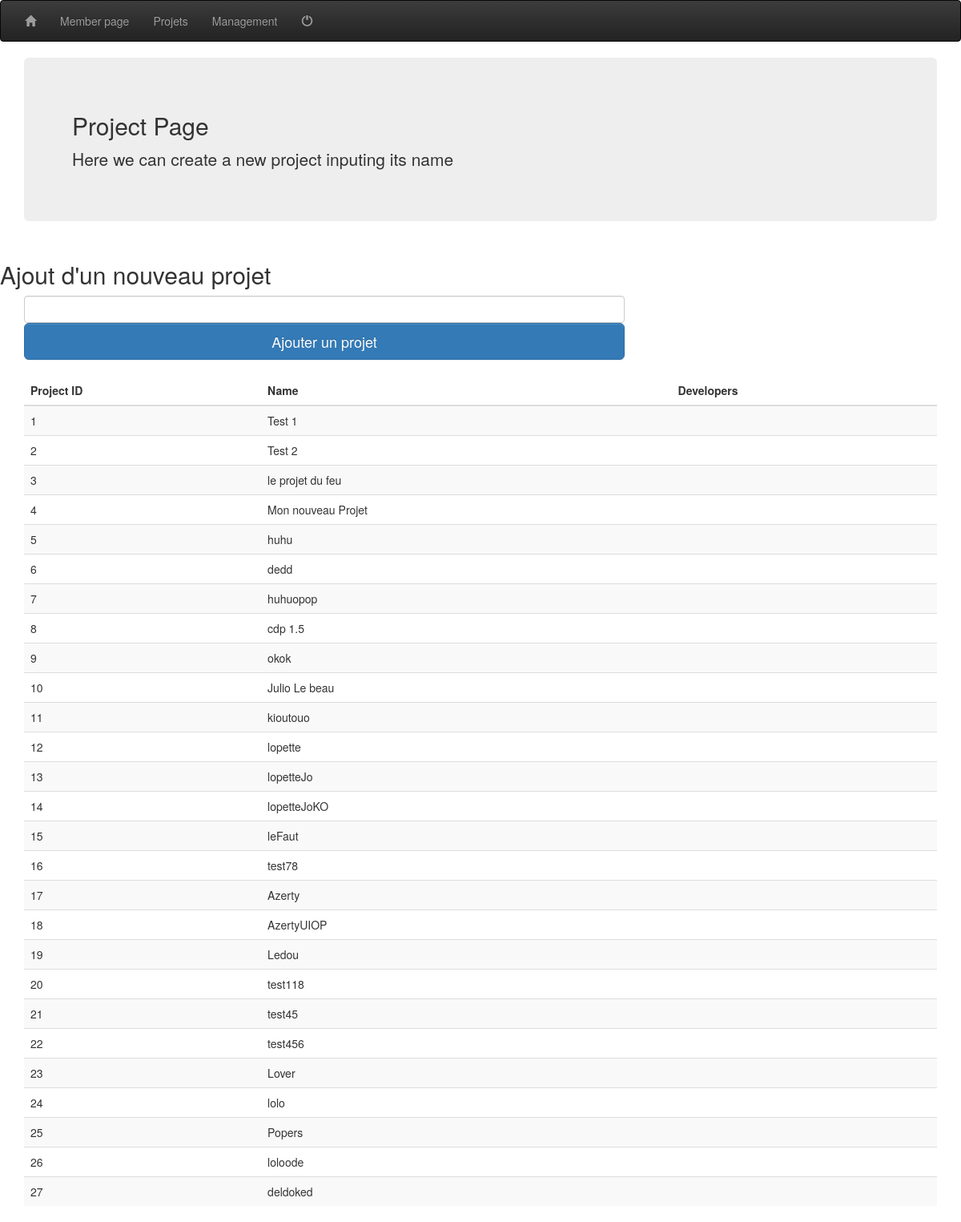
/projectsPage, run on an earlier commit of the app's database.
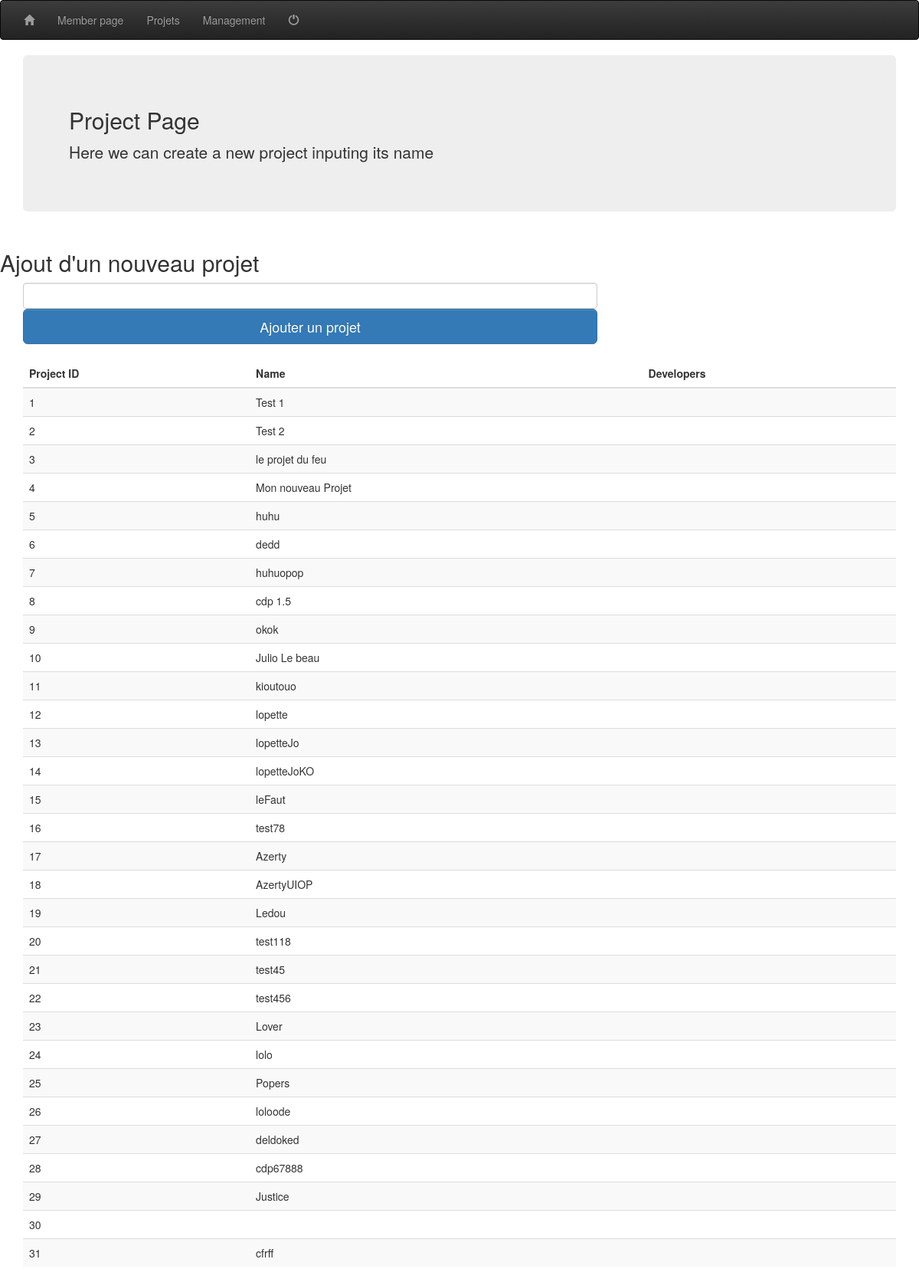
And on a later commit of the database.
### database/database.py (models this page shows, shortened)
class Project(db.Model):
    __tablename__ = 'projects'
    id = db.Column( db.Integer, primary_key=True)
    name = db.Column(db.String(20), nullable=False)
    sprints = db.relationship('Sprint', backref='projects')
    issues = db.relationship('Issue', backref='projects')

### app.py (the view)
    @app.route('/projectsPage')
    def projects_page():
        projects = projectManagement.getProjectWorkspace()
        return render_template_string("""
            {% include "navSimple.html" %}
            {%  block content %}
            {% include "index.html" %}
            {% endblock %}
        """, projectsContent = projects)

### database/projectManagement.py (called while the page is built)
def getProjectWorkspace():
    queryResult =Project.query.all()
    return (queryResult)

### templates/navSimple.html (shortened to what this page needs)
<!DOCTYPE html>
<html>
    <head>
<link rel="stylesheet" href="https://maxcdn.bootstrapcdn.com/bootstrap/3.3.7/css/bootstrap.min.css" defer>
<link rel="stylesheet" href="https://maxcdn.bootstrapcdn.com/bootstrap/3.3.7/css/bootstrap-theme.min.css" defer>
    </head>
    <body>
                <nav class="navbar navbar-inverse">
                  <div class="container-fluid">
                    <ul class="nav navbar-nav">
                      <li ><a class="nav-pnk" href={{ url_for('home_page') }}><span class="glyphicon glyphicon-home" aria-hidden="true"></span></a>
                      <li><a class="nav-link" href={{ url_for('member_page') }}>Member page</a>
                      <li><a class="nav-link" href={{ url_for('projects_page') }}>Projets</a>
                      <li><a class="nav-link" href={{ url_for('management_page') }}>Management</a>
                      <li><a class="nav-link" href={{ url_for('user.logout') }}><span class="glyphicon glyphicon-off" aria-hidden="true"></span></a>
                    </ul>
                  </div>
                </nav>
    </body>
</html>

### templates/index.html (shortened to what this page needs)
<!DOCTYPE html>
<html>
<head>
	<link href="//netdna.bootstrapcdn.com/bootstrap/3.1.1/css/bootstrap.min.css" rel="stylesheet">
</head>
<body>
	<div class="container">
  <div class="jumbotron">
    <h2>Project Page</h2>
    <p>Here we can create a new project inputing its name</p>
  </div>
</div>
	<h2>Ajout d'un nouveau projet </h2>
	<div class="container">
		<div class="row">
			<div class="col-md-8" id="addProject">
				<form action="/addProject" method="Post" role="form">
					<input type="text" id="projectname" name="projectname" class="form-control" required>
					<button class="btn btn-lg btn-primary btn-block" type="button" >Ajouter un projet</button>
				</form>
				<br>
			</div>
		</div>
	</div>
	{% block content %}
	<div class="container">
		<table class="table table-striped">
			<thead>
				<tr>
					<th>Project ID</th>
					<th>Name</th>
					<th>Developers</th>
				</tr>
			</thead>
			<tbody>
				{% for t in projectsContent %}
				<tr><td> {{ t.id }}</td><td>{{ t.name }}</td><td></td></tr>
				{% endfor %}
			</tbody>
		</table>
	</div>
	{% endblock %}
</body>
</html>

What changed in the data, as far as the page shows it:
added Project: id "28", name "cdp67888"
added Project: id "29", name "Justice"
added Project: id "30"
added Project: id "31", name "cfrff"
